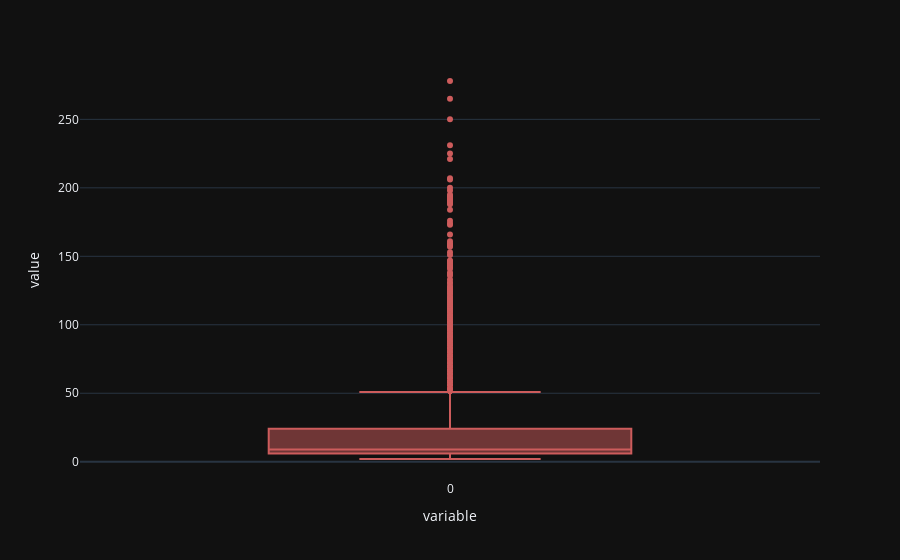

Notebook code for this chart:
### Code cell
fig = px.box(length, template="plotly_dark", labels=dict(x="Length of the sentences", y="Number of sentences"), color_discrete_sequence=['indianred'])

fig.show()

### Figure 1 — Plotly figure (JSON) as saved in the notebook; plotly's stock layout.template omitted (floating-point values rounded to 4 significant figures; data arrays with more than 128 entries replaced by an {"elided": "..."} marker saying what was removed)
{"data": [{"alignmentgroup": "True", "hovertemplate": "variable=%{x}<br>value=%{y}<extra></extra>", "legendgroup": "", "marker": {"color": "indianred"}, "name": "", "notched": false, "offsetgroup": "", "orientation": "v", "showlegend": false, "type": "box", "x": {"elided": "5722 str values"}, "x0": " ", "xaxis": "x", "y": {"elided": "5722 int values"}, "y0": " ", "yaxis": "y"}], "layout": {"boxmode": "group", "legend": {"tracegroupgap": 0}, "margin": {"t": 60}, "xaxis": {"anchor": "y", "domain": [0, 1], "title": {"text": "variable"}}, "yaxis": {"anchor": "x", "domain": [0, 1], "title": {"text": "value"}}}}
